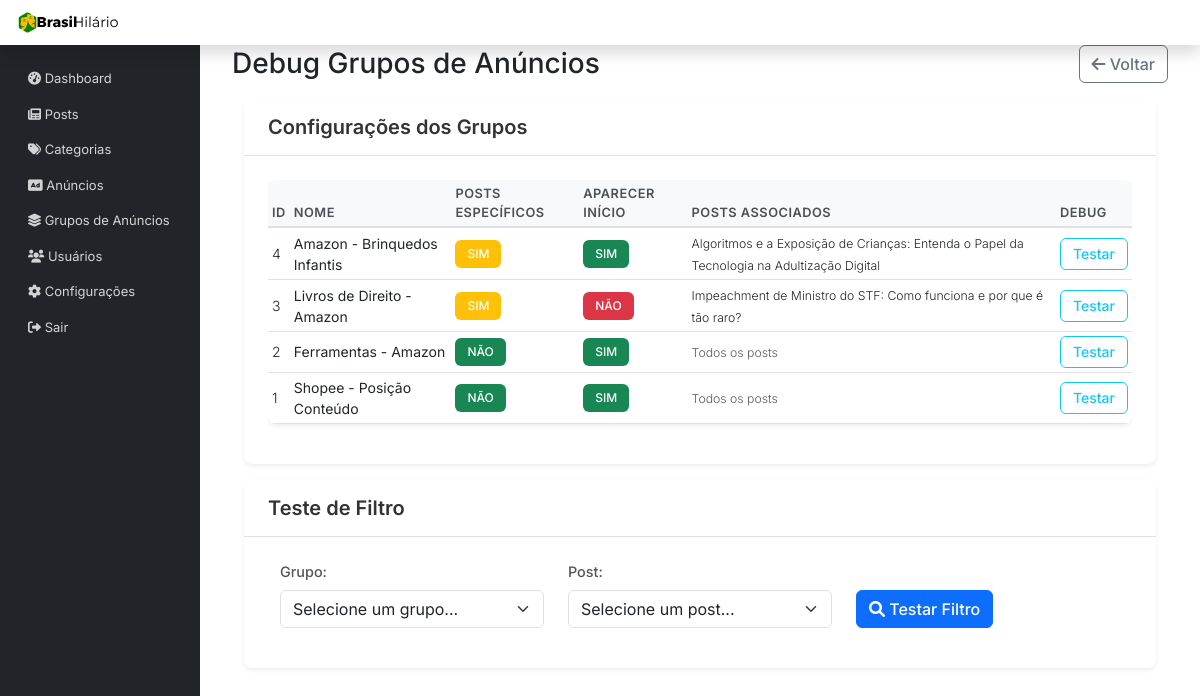
The app's page /admin/debug-grupos.php (signed in) with its own data.
### tables this page shows
CREATE TABLE `grupos_anuncios` (
  `id` int(11) NOT NULL,
  `nome` varchar(255) NOT NULL,
  `localizacao` enum('sidebar','conteudo') NOT NULL,
  `layout` enum('carrossel','grade') DEFAULT 'carrossel',
  `marca` enum('','shopee','amazon') DEFAULT '',
  `ativo` tinyint(1) DEFAULT '1',
  `criado_em` timestamp NOT NULL DEFAULT CURRENT_TIMESTAMP,
  `atualizado_em` timestamp NOT NULL DEFAULT CURRENT_TIMESTAMP ON UPDATE CURRENT_TIMESTAMP,
  `posts_especificos` tinyint(1) DEFAULT '0' COMMENT 'TRUE = apenas posts selecionados, FALSE = todos os posts',
  `aparecer_inicio` tinyint(1) DEFAULT '1' COMMENT 'TRUE = aparece na página inicial, FALSE = não aparece',
  `prioridade` int(11) DEFAULT '0' COMMENT 'Ordem de exibição (maior número = maior prioridade)'
);

### includes/GruposAnunciosManager.php (called while the page is built, shortened)
<?php
class GruposAnunciosManager {
    private $pdo;
    public function __construct($pdo) {
        $this->pdo = $pdo;
    }
    public function getAllGruposComStats() {
        $sql = "SELECT g.*, COUNT(gi.anuncio_id) as total_anuncios
                FROM grupos_anuncios g
                LEFT JOIN grupos_anuncios_items gi ON g.id = gi.grupo_id
                GROUP BY g.id
                ORDER BY g.criado_em DESC";
        try {
            $stmt = $this->pdo->prepare($sql);
            $stmt->execute();
            return $stmt->fetchAll(PDO::FETCH_ASSOC);
        } catch (Exception $e) {
            error_log("Erro ao buscar grupos com stats: " . $e->getMessage());
            return [];
        }
    }
    public function debugGrupo($grupoId) {
        $sql = "SELECT g.*,
                       COUNT(gap.post_id) as total_posts_especificos,
                       GROUP_CONCAT(p.titulo SEPARATOR ', ') as posts_titulos
                FROM grupos_anuncios g
                LEFT JOIN grupos_anuncios_posts gap ON g.id = gap.grupo_id
                LEFT JOIN posts p ON gap.post_id = p.id
                WHERE g.id = ?
                GROUP BY g.id";
        try {
            $stmt = $this->pdo->prepare($sql);
            $stmt->execute([$grupoId]);
            return $stmt->fetch(PDO::FETCH_ASSOC);
        } catch (Exception $e) {
            error_log("Erro ao debug grupo: " . $e->getMessage());
            return false;
        }
    }
}

### admin/debug-grupos.php (the view, shortened to what this page needs)
<?php
require_once '../config/database.php';
require_once '../includes/GruposAnunciosManager.php';
$gruposManager = new GruposAnunciosManager($pdo);
$grupos = $gruposManager->getAllGruposComStats();
include 'includes/header.php';
?>
<div class="d-flex justify-content-between align-items-center mb-4">
    <h1 class="h3 mb-0">Debug Grupos de Anúncios</h1>
    <a href="grupos-anuncios.php" class="btn btn-outline-secondary">
        <i class="fas fa-arrow-left"></i> Voltar
    </a>
</div>
<div class="row">
    <div class="col-12">
        <div class="card">
            <div class="card-header">
                <h5 class="card-title mb-0">Configurações dos Grupos</h5>
            </div>
            <div class="card-body">
                <?php if (empty($grupos)): ?>
                    <p class="text-muted">Nenhum grupo encontrado.</p>
                <?php else: ?>
                    <div class="table-responsive">
                        <table class="table table-sm">
                            <thead>
                                <tr>
                                    <th>ID</th>
                                    <th>Nome</th>
                                    <th>Posts Específicos</th>
                                    <th>Aparecer Início</th>
                                    <th>Posts Associados</th>
                                    <th>Debug</th>
                                </tr>
                            </thead>
                            <tbody>
                                <?php foreach ($grupos as $grupo): ?>
                                    <?php $debug = $gruposManager->debugGrupo($grupo['id']); ?>
                                    <tr>
                                        <td><?php echo $grupo['id']; ?></td>
                                        <td><strong><?php echo htmlspecialchars($grupo['nome']); ?></strong></td>
                                        <td>
                                            <span class="badge bg-<?php echo $grupo['posts_especificos'] ? 'warning' : 'success'; ?>">
                                                <?php echo $grupo['posts_especificos'] ? 'SIM' : 'NÃO'; ?>
                                            </span>
                                        </td>
                                        <td>
                                            <span class="badge bg-<?php echo $grupo['aparecer_inicio'] ? 'success' : 'danger'; ?>">
                                                <?php echo $grupo['aparecer_inicio'] ? 'SIM' : 'NÃO'; ?>
                                            </span>
                                        </td>
                                        <td>
                                            <?php if ($grupo['posts_especificos']): ?>
                                                <small><?php echo $debug['posts_titulos'] ?: 'Nenhum post'; ?></small>
                                            <?php else: ?>
                                                <small class="text-muted">Todos os posts</small>
                                            <?php endif; ?>
                                        </td>
                                        <td>
                                            <button class="btn btn-sm btn-outline-info"
                                                    onclick="testarGrupo(<?php echo $grupo['id']; ?>)">
                                                Testar
                                            </button>
                                        </td>
                                    </tr>
                                <?php endforeach; ?>
                            </tbody>
                        </table>
                    </div>
                <?php endif; ?>
            </div>
        </div>
    </div>
</div>
<div class="row mt-4">
    <div class="col-12">
        <div class="card">
            <div class="card-header">
                <h5 class="card-title mb-0">Teste de Filtro</h5>
            </div>
            <div class="card-body">
                <div class="row">
                    <div class="col-md-4">
                        <label class="form-label">Grupo:</label>
                        <select class="form-select" id="grupo_teste">
                            <option value="">Selecione um grupo...</option>
                        </select>
                    </div>
                    <div class="col-md-4">
                        <label class="form-label">Post:</label>
                        <select class="form-select" id="post_teste">
                            <option value="">Selecione um post...</option>
                        </select>
                    </div>
                    <div class="col-md-4">
                        <label class="form-label">&nbsp;</label>
                        <button class="btn btn-primary d-block" onclick="testarFiltro()">
                            <i class="fas fa-search"></i> Testar Filtro
                        </button>
                    </div>
                </div>
            </div>
        </div>
    </div>
</div>
<?php include 'includes/footer.php'; ?>

### admin/css-custom/style-custom-adm.css (style rules this page uses)
html, body { height: 100%; }
body { display: flex; flex-direction: column; }
.row { flex: 1; display: flex; }
.col-md-9.ms-sm-auto.col-lg-10.px-md-4 > * { flex: 0 0 auto; }
.card { height: auto; display: block; }
.card-body { flex: none; }
.table-responsive { flex: none; display: block; }
.table { flex: none; }
.d-flex.justify-content-between, .btn-group, .alert, .nav-tabs, .tab-content { flex: none; display: block; }
.row .col-md-12, .row .col-md-6, .row .col-md-4, .row .col-md-3 { flex: none; display: block; }
.d-flex { display: flex !important; }
.mb-3, .mb-4, .mb-5 { margin-bottom: 1rem !important; }
.mt-3, .mt-4, .mt-5 { margin-top: 1rem !important; }
.btn-toolbar, .d-flex.justify-content-between { margin-top: 0; margin-bottom: 1rem; }
.card-header h5 { color: #333; font-weight: 600; }
.form-label { font-weight: 500; color: #555; font-size: 0.9rem; }
.form-control, .form-select { border-radius: 0.375rem; border: 1px solid #ced4da; transition: border-color 0.15s ease-in-out, box-shadow 0.15s ease-in-out; }
.btn { border-radius: 0.375rem; font-weight: 500; }
.badge { font-size: 0.875rem; padding: 0.5rem 0.75rem; }
.table { border-radius: 0.5rem; overflow: hidden; box-shadow: 0 0.125rem 0.25rem rgba(0, 0, 0, 0.075); }
.table thead th { background-color: #f8f9fa; border-bottom: 2px solid #dee2e6; font-weight: 600; color: #495057; text-transform: uppercase; font-size: 0.8rem; letter-spacing: 0.5px; }
.btn-sm { padding: 0.375rem 0.75rem; font-size: 0.875rem; border-radius: 0.375rem; font-weight: 500; transition: all 0.2s ease; border: 1px solid; display: inline-flex; align-items: center; justify-content: center; min-height: 32px; line-height: 1; }

### admin/includes/header.php (style rules this page uses)
body { font-family: 'Inter', sans-serif; }
.row { margin-left: 0; margin-right: 0; }
.container-fluid .row { margin: 0; }
.col-md-9.ms-sm-auto.col-lg-10.px-md-4 > * { width: 100%; max-width: 100%; }
html, body { height: 100%; }
body { display: flex; flex-direction: column; }
.row { flex: 1; display: flex; }
.col-md-9.ms-sm-auto.col-lg-10.px-md-4 > * { flex: 0 0 auto; }
.card, .table-responsive, form, .alert, .nav-tabs, .tab-content { flex: none; display: block; }
.row .col-md-12, .row .col-md-6, .row .col-md-4, .row .col-md-3 { flex: none; display: block; }
.d-flex { display: flex !important; }
.card { border: none; box-shadow: 0 0.125rem 0.25rem rgba(0, 0, 0, 0.075); border-radius: 0.5rem; }
.card-header { background-color: #fff; border-bottom: 1px solid #dee2e6; border-radius: 0.5rem 0.5rem 0 0 !important; padding: 1rem 1.5rem; }
.card-body { padding: 1.5rem; }
.table th { border-top: none; font-weight: 600; color: #495057; background-color: #f8f9fa; }
.table td { vertical-align: middle; }
.btn { border-radius: 0.375rem; font-weight: 500; }
.badge { font-size: 0.75rem; font-weight: 500; }
.form-control, .form-select { border-radius: 0.375rem; border: 1px solid #dee2e6; }

### records on screen
grupos_anuncios: id "4", nome "Amazon - Brinquedos Infantis", posts_especificos "SIM", aparecer_inicio "SIM", posts_titulos "Algoritmos e a Exposição de Crianças: Entenda o Papel da Tecnologia na Adultização Digital"
grupos_anuncios: id "3", nome "Livros de Direito - Amazon", posts_especificos "SIM", aparecer_inicio "NÃO", posts_titulos "Impeachment de Ministro do STF: Como funciona e por que é tão raro?"
grupos_anuncios: id "2", nome "Ferramentas - Amazon", posts_especificos "NÃO", aparecer_inicio "SIM"
grupos_anuncios: id "1", nome "Shopee - Posição Conteúdo", posts_especificos "NÃO", aparecer_inicio "SIM"
